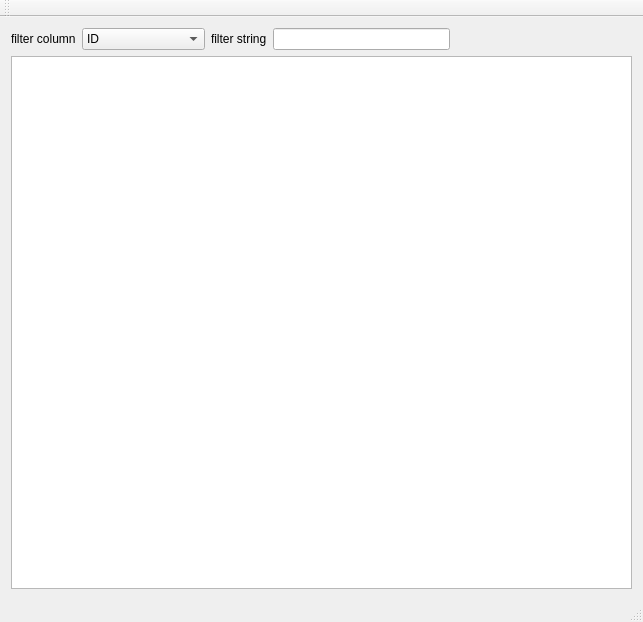
<?xml version="1.0" encoding="UTF-8"?>
<ui version="4.0">
 <class>CUserVariablView</class>
 <widget class="QMainWindow" name="CUserVariablView">
  <property name="geometry">
   <rect>
    <x>0</x>
    <y>0</y>
    <width>643</width>
    <height>622</height>
   </rect>
  </property>
  <property name="windowTitle">
   <string>CUserVariablView</string>
  </property>
  <widget class="QWidget" name="centralWidget">
   <layout class="QGridLayout" name="gridLayout">
    <item row="0" column="0">
     <widget class="QLabel" name="label_2">
      <property name="text">
       <string>filter column</string>
      </property>
     </widget>
    </item>
    <item row="0" column="1">
     <widget class="QComboBox" name="comboBox">
      <property name="sizePolicy">
       <sizepolicy hsizetype="Preferred" vsizetype="Fixed">
        <horstretch>0</horstretch>
        <verstretch>0</verstretch>
       </sizepolicy>
      </property>
      <item>
       <property name="text">
        <string>ID</string>
       </property>
      </item>
      <item>
       <property name="text">
        <string>TagName</string>
       </property>
      </item>
      <item>
       <property name="text">
        <string>Description</string>
       </property>
      </item>
      <item>
       <property name="text">
        <string>OccNo</string>
       </property>
      </item>
      <item>
       <property name="text">
        <string>DataType</string>
       </property>
      </item>
      <item>
       <property name="text">
        <string>InitValue</string>
       </property>
      </item>
      <item>
       <property name="text">
        <string>InitialQua</string>
       </property>
      </item>
      <item>
       <property name="text">
        <string>Address</string>
       </property>
      </item>
      <item>
       <property name="text">
        <string>PinLabel</string>
       </property>
      </item>
      <item>
       <property name="text">
        <string>SourceTagName</string>
       </property>
      </item>
      <item>
       <property name="text">
        <string>Scale</string>
       </property>
      </item>
     </widget>
    </item>
    <item row="0" column="2">
     <widget class="QLabel" name="label">
      <property name="text">
       <string>filter string</string>
      </property>
     </widget>
    </item>
    <item row="0" column="3">
     <widget class="QLineEdit" name="lineEdit"/>
    </item>
    <item row="1" column="0" colspan="5">
     <widget class="CUserVariableTable" name="tableView"/>
    </item>
    <item row="0" column="4">
     <spacer name="horizontalSpacer_2">
      <property name="orientation">
       <enum>Qt::Horizontal</enum>
      </property>
      <property name="sizeHint" stdset="0">
       <size>
        <width>145</width>
        <height>20</height>
       </size>
      </property>
     </spacer>
    </item>
   </layout>
  </widget>
  <widget class="QMenuBar" name="menuBar">
   <property name="geometry">
    <rect>
     <x>0</x>
     <y>0</y>
     <width>643</width>
     <height>23</height>
    </rect>
   </property>
  </widget>
  <widget class="QToolBar" name="mainToolBar">
   <attribute name="toolBarArea">
    <enum>TopToolBarArea</enum>
   </attribute>
   <attribute name="toolBarBreak">
    <bool>false</bool>
   </attribute>
  </widget>
  <widget class="QStatusBar" name="statusBar"/>
 </widget>
 <layoutdefault spacing="6" margin="11"/>
 <customwidgets>
  <customwidget>
   <class>CUserVariableTable</class>
   <extends>QTableView</extends>
   <header>uservariabletable.h</header>
  </customwidget>
 </customwidgets>
 <resources/>
 <connections/>
</ui>
